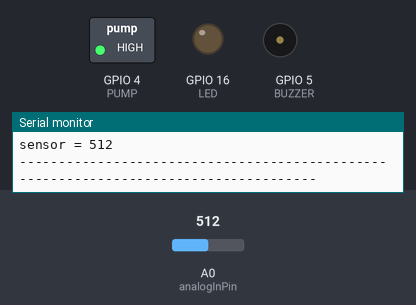
The sketch below on a simulated ESP8266 (NodeMCU). Parts: switched loads named in the sketch (green lamp = pin HIGH), output pins drawn as LEDs (lit = HIGH), buzzer (waves = sounding, pin HIGH), the last lines printed to the serial monitor. The inputs (shaded band) are chosen by the test bench; at power-on: A0 (analogInPin) = 512. WiFi joins after 1.5 s; servers stay silent unless stated; random numbers use the default seed unless the sketch sets one; the Firebase database answers and starts empty.

Above: at 4.7 s.
4.8 s: A0 (analogInPin) set to 484
At 6.0 s:
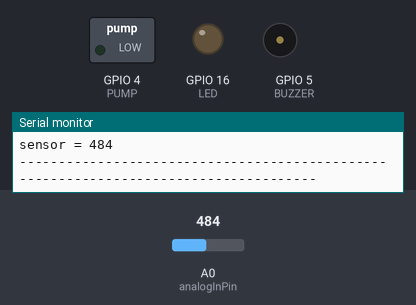
At 8.64 s:
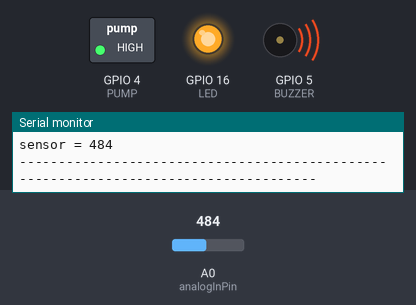
Timing chart, 0 to 16.0 s (numbered marks = the images above; inputs shaded):
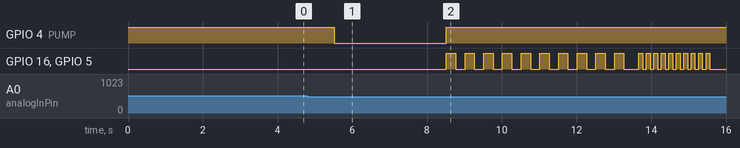

Measured:
- the behaviour switches between 500 and 499 on A0 (analogInPin) (found by bisection; images 0 and 1)
- after the input at 4.8 s, GPIO 4 (PUMP): HIGH → LOW after 0.72 s, → HIGH 3.0 s later; GPIO 16 (LED), GPIO 5 (BUZZER): goes 9 × (HIGH 0.25 s, LOW 0.25 s), HIGH 0.25 s, LOW 0.40 s, 9 × (HIGH 0.10 s, LOW 0.10 s), HIGH 0.10 s, then LOW, starting after 3.7 s

The sketch:

cap_project.ino
```cpp
#include <ESP8266WiFi.h>
#include <FirebaseESP8266.h>

// macros definitions

#define WIFI_SSID "cap_project"
#define WIFI_PASSWORD "123456789"


#define TFTMODEL INITR_144GREENTAB

#define API_KEY "AIzaSyBS_B7zLI7iQJiIe2drFQDvDaJgQ0sAS0c"

#define DATABASE_URL "https://capstone-efd73-default-rtdb.firebaseio.com/"

int PUMP= 4; // D2
bool Empty=false;
int LED = 16; //D0
int  BUZZER= 5;//D1
int x = 0;

FirebaseData fbdo;

FirebaseAuth auth;
FirebaseConfig config;


const int analogInPin = A0;
int sensorValue = 0;
bool hasPermission =false;

void setup()
{
  pinMode(LED,OUTPUT);
  pinMode(BUZZER,OUTPUT);
  pinMode(PUMP,OUTPUT);
  digitalWrite(PUMP,HIGH);
  Serial.begin(115200);
  delay(2000);
  WiFi.begin(WIFI_SSID, WIFI_PASSWORD);
  Serial.print("Connecting to Wi-Fi");
  while (WiFi.status() != WL_CONNECTED)
  {
    Serial.print(".");
    delay(300);
  }
  Serial.println();
  Serial.print("Connected with IP: ");
  Serial.println(WiFi.localIP());
  Serial.println();

  Serial.printf("Firebase Client v%s\n\n", FIREBASE_CLIENT_VERSION);

  config.api_key = API_KEY;

  config.database_url = DATABASE_URL;


  Firebase.begin(DATABASE_URL, API_KEY);


  Firebase.setDoubleDigits(5);


}

void loop()
{

  if (Firebase.ready())
  {

    Serial.printf("Get boolean state data:  %s\n", Firebase.getBool(fbdo, "/Embedded/Has_Permission/state") ? String(fbdo.to<bool>()).c_str() : fbdo.errorReason().c_str());
    hasPermission=fbdo.to<bool>();

   sensorValue = analogRead(analogInPin);
 Serial.println("-------------------------------------------------------------------------------------");
    Serial.print("sensor = ");
    Serial.println(sensorValue);

    Serial.println("-------------------------------------------------------------------------------------");

    if (sensorValue<70){
    String id = generateRandomString(10);
    x=random(110,130);

    Firebase.setInt(fbdo, "/Embedded/current/Reading", x);
    Firebase.setString(fbdo, "/Embedded/current/Condition", "Normal Range");

    Firebase.setInt(fbdo, "/Embedded/glucose_level/"+id+"/Reading", x);
    Firebase.setString(fbdo, "/Embedded/glucose_level/"+id+"/Condition", "Normal Range");

    }else if (sensorValue>70 && sensorValue<150){
    String id = generateRandomString(10);
    x=random(202,215);
    Firebase.setBool(fbdo, "/Embedded/Action needed/value", true);

    Firebase.setInt(fbdo, "/Embedded/current/Reading", x);
    Firebase.setString(fbdo, "/Embedded/current/Condition", "Higher than Normal");

    Firebase.setInt(fbdo, "/Embedded/glucose_level/"+id+"/Reading", x);
    Firebase.setString(fbdo, "/Embedded/glucose_level/"+id+"/Condition", "Higher than Normal");

        }else if (sensorValue>150 && sensorValue<500){
          String id = generateRandomString(10);
    x=random(245,255);
    Firebase.setInt(fbdo, "/Embedded/current/Reading", x);
    Firebase.setString(fbdo, "/Embedded/current/Condition", "Danger");
    Firebase.setInt(fbdo, "/Embedded/glucose_level/"+id+"/Reading", x);
    Firebase.setString(fbdo, "/Embedded/glucose_level/"+id+"/Condition", "Danger");
    if (!Empty){
      digitalWrite(PUMP,LOW);
      delay (3000);
      digitalWrite(PUMP,HIGH);
      Empty =true;
      }

      for (int i = 0 ; i < 10;i++){
      digitalWrite(LED ,HIGH);
      digitalWrite(BUZZER ,HIGH);
      delay (250);
      digitalWrite(LED ,LOW);
      digitalWrite(BUZZER ,LOW);
      delay (250);
      }
        }else if (sensorValue>500){
          /*do nothing*/
        }

if (!Empty){
  Firebase.setString(fbdo, "/Embedded/hardware state/amount", "FULL");
  }else {
    Firebase.setString(fbdo, "/Embedded/hardware state/amount", "EMPTY");
     for (int i = 0 ; i < 10;i++){
      digitalWrite(LED ,HIGH);
      digitalWrite(BUZZER ,HIGH);
      delay (100);
      digitalWrite(LED ,LOW);
      digitalWrite(BUZZER ,LOW);
      delay (100);
      }
    }

        if (hasPermission &&(!Empty) ){
          hasPermission = false;
           Firebase.setBool(fbdo, "/Embedded/Has_Permission/state", false);
          digitalWrite(PUMP,LOW);
      delay (3000);
      digitalWrite(PUMP,HIGH);
          Empty =true;
          }


   Serial.print("bool Empty");Serial.println(Empty);
   Serial.print("bool has permission");Serial.println(hasPermission);

  }


}


String generateRandomString(int length) {
  String characterSet = "ABCDEFGHIJKLMNOPQRSTUVWXYZabcdefghijklmnopqrstuvwxyz0123456789";
  String randomString = "";

  for (int i = 0; i < length; i++) {
    int randomIndex = random(characterSet.length());
    randomString += characterSet.charAt(randomIndex);
  }

  return randomString;
}
```
